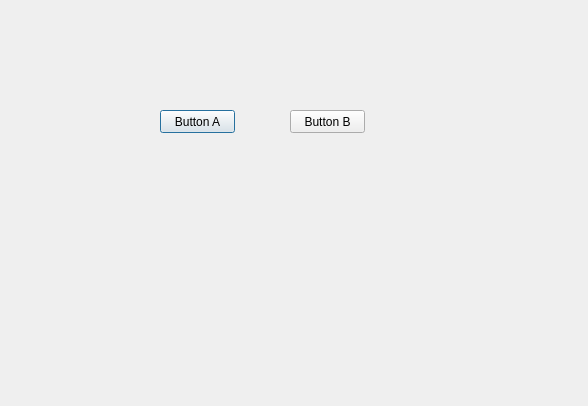
<?xml version="1.0" encoding="UTF-8"?>
<ui version="4.0">
 <class>Dialog</class>
 <widget class="QDialog" name="Dialog">
  <property name="geometry">
   <rect>
    <x>0</x>
    <y>0</y>
    <width>588</width>
    <height>406</height>
   </rect>
  </property>
  <property name="windowTitle">
   <string>Dialog</string>
  </property>
  <widget class="QPushButton" name="Button1">
   <property name="geometry">
    <rect>
     <x>160</x>
     <y>110</y>
     <width>75</width>
     <height>23</height>
    </rect>
   </property>
   <property name="text">
    <string>Button A</string>
   </property>
  </widget>
  <widget class="QPushButton" name="Button2">
   <property name="geometry">
    <rect>
     <x>290</x>
     <y>110</y>
     <width>75</width>
     <height>23</height>
    </rect>
   </property>
   <property name="text">
    <string>Button B</string>
   </property>
  </widget>
 </widget>
 <resources/>
 <connections/>
</ui>
